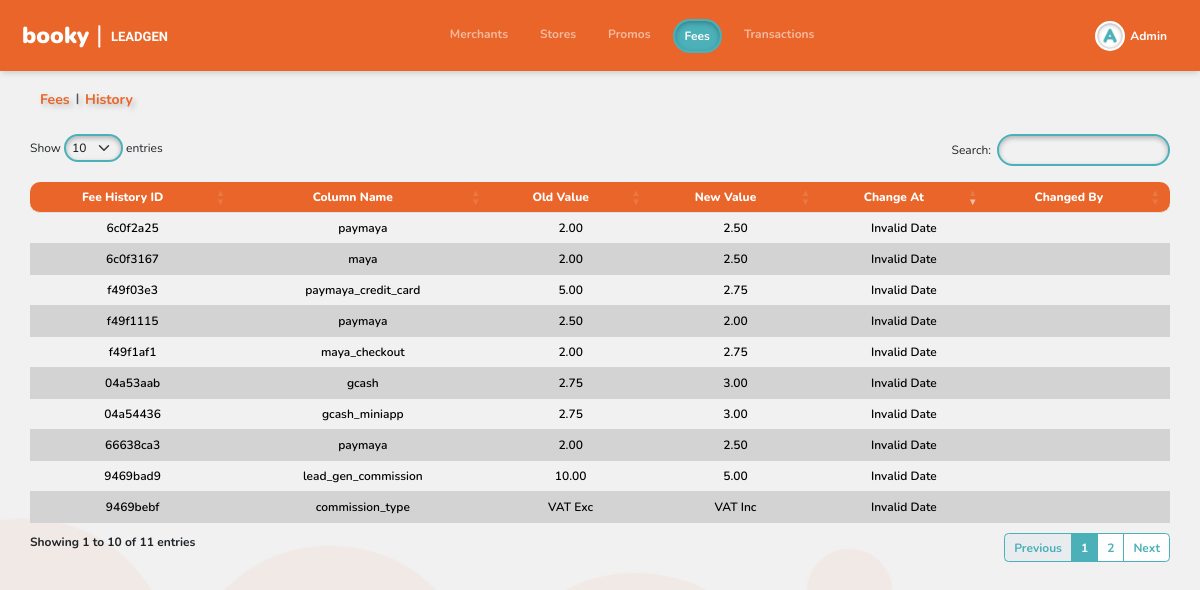
The page /fees/history.php?fee_id=02f361d3-1cc3-11ef-8abb-48e7dad87c24 (signed in) on the database its author committed.
### tables this page shows
CREATE TABLE `user` (
  `user_id` varchar(36) NOT NULL,
  `email_address` varchar(255) NOT NULL,
  `password` varchar(100) NOT NULL,
  `name` varchar(255) NOT NULL,
  `type` enum('Admin','User') NOT NULL DEFAULT 'User',
  `status` enum('Active','Inactive') NOT NULL DEFAULT 'Active',
  `verification_code` int(11) DEFAULT NULL,
  `created_at` timestamp NOT NULL DEFAULT current_timestamp(),
  `updated_at` timestamp NOT NULL DEFAULT current_timestamp(),
  `login_attempts` int(11) DEFAULT 0,
  `lockout_time` datetime DEFAULT NULL
);

CREATE TABLE `fee_history` (
  `fee_history_id` varchar(36) NOT NULL,
  `fee_id` varchar(36) NOT NULL,
  `column_name` varchar(50) NOT NULL,
  `old_value` varchar(50) NOT NULL,
  `new_value` varchar(50) NOT NULL,
  `changed_at` timestamp NOT NULL DEFAULT current_timestamp(),
  `changed_by` varchar(36) DEFAULT NULL
);

### fees/history.php (the view, shortened to what this page needs)
<?php include("../header.php")?>
<?php
$fee_id = isset($_GET['fee_id']) ? $_GET['fee_id'] : '';
function displayFeeHistory($fee_id) {
    global $conn, $type;
    $sql = "SELECT fh.*, u.name AS changed_by_name
            FROM fee_history AS fh
            LEFT JOIN user AS u ON fh.changed_by = u.user_id
            WHERE fh.fee_id = ?";
    $stmt = $conn->prepare($sql);
    $stmt->bind_param("s", $fee_id);
    $stmt->execute();
    $result = $stmt->get_result();
    if ($result->num_rows > 0) {
        while ($row = $result->fetch_assoc()) {
            $shortFeeId = substr($row['fee_history_id'], 0, 8);
            echo "<tr>";
            echo "<td style='text-align:center;'>" . $shortFeeId . "</td>";
            echo "<td style='text-align:center;'>" . $row['column_name'] . "</td>";
            echo "<td style='text-align:center;'>" . $row['old_value'] . "</td>";
            echo "<td style='text-align:center;'>" . $row['new_value'] . "</td>";
            echo "<td style='text-align:center;'>" . $row['changed_at'] . "</td>";
            echo "<td style='text-align:center;'>" . $row['changed_by_name'] . "</td>";
            echo "</tr>";
        }
    }
}
?>
<!DOCTYPE html>
<html lang="en">
<head>
    <link href="https://cdn.jsdelivr.net/npm/bootstrap@5.3.3/dist/css/bootstrap.min.css" rel="stylesheet">
    <link rel='stylesheet' href='https://cdn.datatables.net/1.13.5/css/dataTables.bootstrap5.min.css'>
    <link rel='stylesheet' href='https://cdnjs.cloudflare.com/ajax/libs/font-awesome/4.6.3/css/font-awesome.min.css'>
    <link rel="stylesheet" href="../style.css">
    <link rel="stylesheet" href="../responsive-table-styles/fee_history.css">
</head>
<body>
<div class="cont-box">
    <div class="custom-box pt-4">
        <div class="sub" style="text-align:left;">
            <div class="voucher-type">
                <div class="row title" aria-label="breadcrumb">
                    <nav aria-label="breadcrumb">
                        <ol class="breadcrumb" style="--bs-breadcrumb-divider: '|';">
                            <li class="breadcrumb-item"><a href="index.php" style="color:#E96529; font-size:14px;">Fees</a></li>
                            <li class="breadcrumb-item"><a href="#" onclick="location.reload();" style="color:#E96529; font-size:14px;">History</a></li>
                        </ol>
                    </nav>
                </div>
            </div>
            <div class="add-btns">
            </div>
            <div class="content" style="width:95%;margin-left:auto;margin-right:auto;">
                <table id="example" class="table bord" style="width:100%;">
                    <thead>
                        <tr>
                            <th class="first-col">Fee History ID</th>
                            <th>Column Name</th>
                            <th>Old Value</th>
                            <th>New Value</th>
                            <th>Change At</th>
                            <th class="action-col">Changed By</th>
                        </tr>
                    </thead>
                    <tbody id="dynamicTableBody">
                    <?php displayFeeHistory($fee_id); ?>
                    </tbody>
                </table>
            </div>
        </div>
    </div>
</div>
</body>
</html>

### header.php (shortened to what this page needs)
<?php
$name = $_SESSION['name'] ?? '';
include_once($_SERVER['DOCUMENT_ROOT'] . '/Merchant-Tool/inc/config.php');
$user_id = $_SESSION['user_id'];
$escaped_user_id = mysqli_real_escape_string($conn, $user_id);
$sql = "SELECT * FROM user WHERE user_id = '$escaped_user_id'";
$result = mysqli_query($conn, $sql);
if ($result && mysqli_num_rows($result) > 0) {
    $user_data = mysqli_fetch_assoc($result);
    $name = $user_data['name'];
} else {
    $type = 'unknown';
}
?>
<!DOCTYPE html>
<html>
<head>
    <link href="https://cdn.jsdelivr.net/npm/bootstrap@5.2.3/dist/css/bootstrap.min.css" rel="stylesheet">
    <link rel="stylesheet" href="style.css">
</head>
<body>
<nav class="navbar navbar-expand-lg navbar-dark p-3">
    <div class="container-fluid">
        <a class="navbar-brand" href="/Merchant-tool/merchant/">
            <table style="border:10px;">
                <tr>
                    <th id="booky">booky <span id="div" style="font-size:25px;font-weight:normal;">|<span id="lead">LEADGEN</span></span></th>
                    <th id="leadgen">&nbsp; LEADGEN</th>
                </tr>
            </table>
        </a>
        <div class="collapse navbar-collapse" id="navbarNavDropdown">
            <ul class="navbar-nav ms-auto">
                <li class="nav-item">
                    <a id="merchant-link" class="nav-link mx-2" aria-current="page" href="/Merchant-Tool/merchants/" style="padding-right:10px;padding-left:10px;">Merchants</a>
                </li>
                <li class="nav-item">
                    <a id="store-link" class="nav-link mx-2" aria-current="page" href="/Merchant-Tool/stores/" style="padding-right:10px;padding-left:10px;">Stores</a>
                </li>
                <li class="nav-item">
                    <a id="promo-link" class="nav-link mx-2" aria-current="page" href="/Merchant-Tool/promos/" style="padding-right:10px;padding-left:10px;">Promos</a>
                </li>
                <li class="nav-item">
                    <a id="pg-link" class="nav-link mx-2" aria-current="page" href="/Merchant-Tool/fees/" style="padding-right:10px;padding-left:10px;">Fees</a>
                </li>
                <li class="nav-item">
                    <a id="transaction-link" class="nav-link mx-2" aria-current="page" href="/Merchant-Tool/transactions/" style="padding-right:10px;padding-left:10px;">Transactions</a>
                </li>
            </ul>
            <ul class="navbar-nav ms-auto d-lg-inline-flex">
                <li class="nav-item dropdown">
                    <a class="nav-link mx-2 dropdown-toggle d-flex align-items-center" href="#" id="navbarDropdownMenuLink" role="button" data-bs-toggle="dropdown" aria-expanded="false">
                        <div class="d-flex align-items-center">
                            <div class="profile-initial">
                            </div>
                            <span style="color:#fff;padding-left:5px;font-weight:700;"><?php echo ' ' . htmlspecialchars($name); ?></span>
                        </div>
                    </a>
                </li>
            </ul>
        </div>
    </div>
</nav>
</body>
</html>

### style.css (style rules this page uses)
* { font-family: "Nunito", sans-serif; margin: 0; font-weight: 700; font-style: normal; font-size: 12px; }
.navbar { box-shadow: rgba(0, 0, 0, 0.1) 0px 4px 6px -1px, rgba(0, 0, 0, 0.06) 0px 2px 4px -1px; background-color: #E96529; }
a { text-decoration: none; }
td { background-color: transparent !important; font-weight: 600; border-bottom: solid lightgray 1px !important; font-style: normal; font-size: 12px; }
tr:nth-child(even) td { background-color: lightgray !important; }
table.dataTable tbody tr:nth-child(even) td:last-child { background-color: lightgray !important; }
th { background-color: #E96529 !important; text-align: center !important; color: #fff !important; font-weight: 800; font-style: normal; font-size: 12px; }
.title { font-size: 30px; font-weight: 900; margin-right: auto; padding-left: 5vh; color: #E96529; text-shadow: 3px 3px 5px rgba(99, 99, 99, 0.35); }
body { background-position: center; background-repeat: no-repeat; background-size: cover; background-attachment: fixed; }
.add-btns { padding-bottom: 0px; padding-right: 5vh; display: flex; align-items: center; }
th, td { text-align: center; vertical-align: middle; width: auto; }
.first-col { width: auto; padding: 10px; border-top-left-radius: 10px; border-bottom-left-radius: 10px; }
.action-col { padding: 10px; border-top-right-radius: 10px; border-bottom-right-radius: 10px; width: auto; }
.content { width: 95%; margin-left: auto; margin-right: auto; }
.voucher-type { padding-bottom: 0px; padding-right: 5vh; display: flex; align-items: center; }
.cont-box { display: none; }

### responsive-table-styles/fee_history.css (style rules this page uses)
body { background-image: url("../images/bg_booky.png"); background-position: center; background-repeat: no-repeat; background-size: cover; background-attachment: fixed; }
.title { font-size: 30px; font-weight: 900; margin-right: auto; padding-left: 5vh; color: #4BB0B8; }
.voucher-type { padding-bottom: 0px; padding-right: 5vh; display: flex; align-items: center; }

### rows shown on the page
user: name "Admin"
fee_history: fee_history_id "04a53aab", column_name "gcash", old_value "2.75", new_value "3.00"
fee_history: fee_history_id "04a54436", column_name "gcash_miniapp", old_value "2.75", new_value "3.00"
fee_history: fee_history_id "66638ca3", column_name "paymaya", old_value "2.00", new_value "2.50"
fee_history: fee_history_id "6c0f2a25", column_name "paymaya", old_value "2.00", new_value "2.50"
fee_history: fee_history_id "6c0f3167", column_name "maya", old_value "2.00", new_value "2.50"
fee_history: fee_history_id "9469bad9", column_name "lead_gen_commission", old_value "10.00", new_value "5.00"
fee_history: fee_history_id "9469bebf", column_name "commission_type", old_value "VAT Exc", new_value "VAT Inc"
fee_history: fee_history_id "f49f03e3", column_name "paymaya_credit_card", old_value "5.00", new_value "2.75"
fee_history: fee_history_id "f49f1115", column_name "paymaya", old_value "2.50", new_value "2.00"
fee_history: fee_history_id "f49f1af1", column_name "maya_checkout", old_value "2.00", new_value "2.75"
